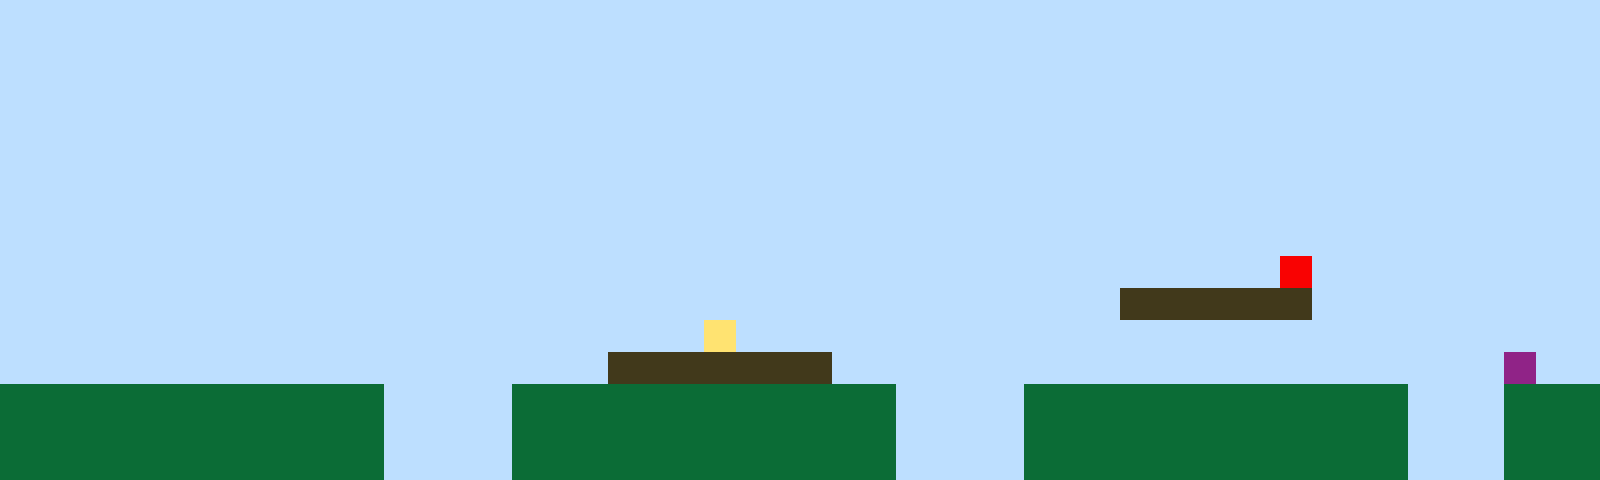

This is a level from a 2D game, rendered from its Tiled map with the project's own tilesets. A one-line summary and the complete map file follow:
An orthogonal 50x15 tile map with 32x32 px tiles, 1 tile layer (Tile Layer 1).

<map version="1.10" tiledversion="1.11.2" orientation="orthogonal" renderorder="right-up" width="50" height="15" tilewidth="32" tileheight="32" infinite="0" nextlayerid="2" nextobjectid="1"><editorsettings><export target="map1.csv" format="csv" /></editorsettings><tileset firstgid="1" name="sprites" tilewidth="32" tileheight="32" tilecount="6" columns="3"><image source="sprites.png" width="96" height="64" /></tileset><layer id="1" name="Tile Layer 1" width="50" height="15"><data encoding="csv">1,1,1,1,1,1,1,1,1,1,1,1,1,1,1,1,1,1,1,1,1,1,1,1,1,1,1,1,1,1,1,1,1,1,1,1,1,1,1,1,1,1,1,1,1,1,1,1,1,1,1,1,1,1,1,1,1,1,1,1,1,1,1,1,1,1,1,1,1,1,1,1,1,1,1,1,1,1,1,1,1,1,1,1,1,1,1,1,1,1,1,1,1,1,1,1,1,1,1,1,1,1,1,1,1,1,1,1,1,1,1,1,1,1,1,1,1,1,1,1,1,1,1,1,1,1,1,1,1,1,1,1,1,1,1,1,1,1,1,1,1,1,1,1,1,1,1,1,1,1,1,1,1,1,1,1,1,1,1,1,1,1,1,1,1,1,1,1,1,1,1,1,1,1,1,1,1,1,1,1,1,1,1,1,1,1,1,1,1,1,1,1,1,1,1,1,1,1,1,1,1,1,1,1,1,1,1,1,1,1,1,1,1,1,1,1,1,1,1,1,1,1,1,1,1,1,1,1,1,1,1,1,1,1,1,1,1,1,1,1,1,1,1,1,1,1,1,1,1,1,1,1,1,1,1,1,1,1,1,1,1,1,1,1,1,1,1,1,1,1,1,1,1,1,1,1,1,1,1,1,1,1,1,1,1,1,1,1,1,1,1,1,1,1,1,1,1,1,1,1,1,1,1,1,1,1,1,1,1,1,1,1,1,1,1,1,1,1,1,1,1,1,1,1,1,1,1,1,1,1,1,1,1,1,1,1,1,1,1,1,1,1,1,1,1,1,1,1,1,1,1,1,1,1,1,1,1,1,1,1,1,1,1,1,1,1,1,1,1,1,1,1,1,1,1,1,1,1,1,1,1,1,1,1,1,1,1,1,1,1,1,1,1,1,1,1,1,1,1,1,1,1,1,1,1,1,1,1,1,1,1,1,1,1,1,1,1,1,1,1,1,1,1,1,1,1,1,1,1,1,1,1,1,1,1,1,1,1,1,1,5,1,1,1,1,1,1,1,1,1,1,1,1,1,1,1,1,1,1,1,1,1,1,1,1,1,1,1,1,1,1,1,1,1,1,1,1,1,1,1,1,1,1,1,1,3,3,3,3,3,3,1,1,1,1,1,1,1,1,1,1,1,1,1,1,1,1,1,1,1,1,1,1,1,1,1,1,1,1,1,1,1,4,1,1,1,1,1,1,1,1,1,1,1,1,1,1,1,1,1,1,1,1,1,1,1,1,1,1,1,1,1,1,1,1,1,1,1,1,1,1,1,1,1,1,1,1,1,1,3,3,3,3,3,3,3,1,1,1,1,1,1,1,1,1,1,1,1,1,1,1,1,1,1,1,1,1,6,1,1,2,2,2,2,2,2,2,2,2,2,2,2,1,1,1,1,2,2,2,2,2,2,2,2,2,2,2,2,1,1,1,1,2,2,2,2,2,2,2,2,2,2,2,2,1,1,1,2,2,2,2,2,2,2,2,2,2,2,2,2,2,2,1,1,1,1,2,2,2,2,2,2,2,2,2,2,2,2,1,1,1,1,2,2,2,2,2,2,2,2,2,2,2,2,1,1,1,2,2,2,2,2,2,2,2,2,2,2,2,2,2,2,1,1,1,1,2,2,2,2,2,2,2,2,2,2,2,2,1,1,1,1,2,2,2,2,2,2,2,2,2,2,2,2,1,1,1,2,2,2</data></layer></map>
